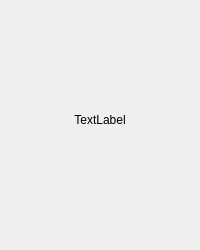
<?xml version="1.0" encoding="UTF-8"?>
<ui version="4.0">
 <class>Description</class>
 <widget class="QDialog" name="Description">
  <property name="geometry">
   <rect>
    <x>0</x>
    <y>0</y>
    <width>200</width>
    <height>250</height>
   </rect>
  </property>
  <property name="windowTitle">
   <string>Dialog</string>
  </property>
  <widget class="QLabel" name="label">
   <property name="geometry">
    <rect>
     <x>0</x>
     <y>70</y>
     <width>200</width>
     <height>100</height>
    </rect>
   </property>
   <property name="text">
    <string>TextLabel</string>
   </property>
   <property name="alignment">
    <set>Qt::AlignCenter</set>
   </property>
  </widget>
 </widget>
 <resources/>
 <connections/>
</ui>
